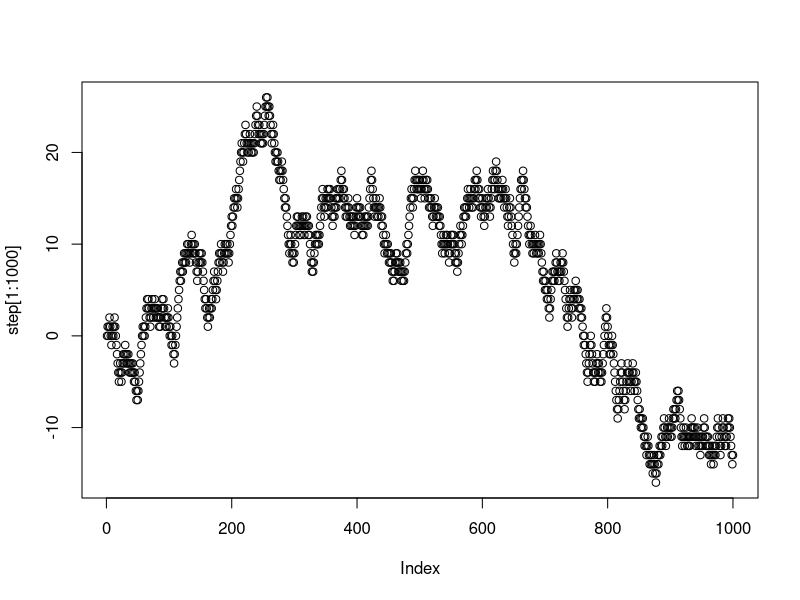
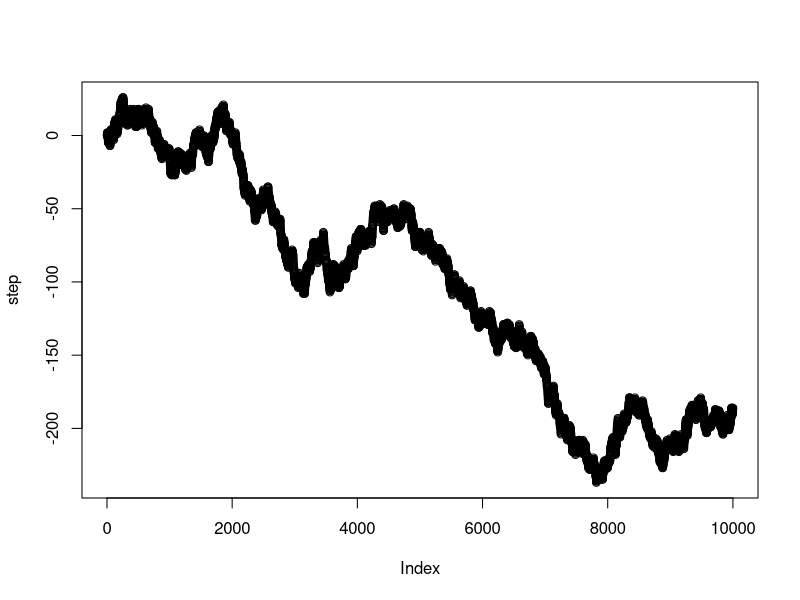

Reproduce these figures in R, in order.
## ---- chunk 1
knitr::opts_chunk$set(echo = TRUE)
## ---- chunk 2
my_paragraph <- "The veiled chameleon (Chamaeleo calyptratus) is a species of chameleon (family Chamaeleonidae) native to the Arabian Peninsula in Yemen and Saudi Arabia. Other common names include cone-head chameleon and Yemen chameleon. The male is 43 to 61 cm (17 to 24 in) long from the snout to the tip of the tail. The female is shorter, no more than about 35 cm (14 in), but it has a thicker body. Both sexes have a casque on the head which grows larger as the chameleon matures, reaching about 5 cm (2.0 in) in the largest adults. Newly hatched young are pastel green in color and develop stripes as they grow. Adult females are green with white, orange, yellow, or tan mottling."

paragraph_letters <- unlist(strsplit(my_paragraph, split = ""))
lower_case <- tolower(paragraph_letters)
letter_counts <- table(lower_case)
letter_counts <- as.data.frame(letter_counts)

library(dplyr)

final <- letter_counts %>%
  filter(lower_case %in% letters == TRUE)

total_letters <- sum(final$Freq)

final <- final %>%
  mutate(probabilities = Freq/total_letters)

knitr::kable(final)

## ---- chunk 3

test_sample <- sample(x = final$lower_case, size = 5 , replace=TRUE, prob = final$probabilities)

my_letters <- sample(final$lower_case,50*5,replace=TRUE, prob = 
                       final$probabilities)

# turn the vector into a matrix with 5 columns
my_strings <- matrix(my_letters, ncol=5)

# each row is a word, need to collapse the column to create a string
paste(my_strings[1,], collapse="")
#> [1] "ughpw"

# loop to collapse all of the rows into words
random_strings <-c()
for(i in 1:dim(my_strings)[1]){
  random_strings[i] <- paste(my_strings[i,], collapse="")
}

random_strings

## ---- chunk 4

step <- c(0)
for (i in 1:10000){
  coin_flip <- sample(c(1,-1),1)
  step[i+1] <- step[i]+coin_flip
}

plot(step[1:1000])

## ---- chunk 5
plot(step)
max(step)
min(step)
## ---- chunk 6
logical_step <- sign(step)

sequence <- c()
counter <- 0
for (i in 1:length(logical_step)){
  if(logical_step [i] == 0) {
    sequence <- c(sequence,counter)
    counter <- 0
  } else {
    counter <- counter+logical_step[i]
  }
  
}
max(sequence)
min(sequence)

